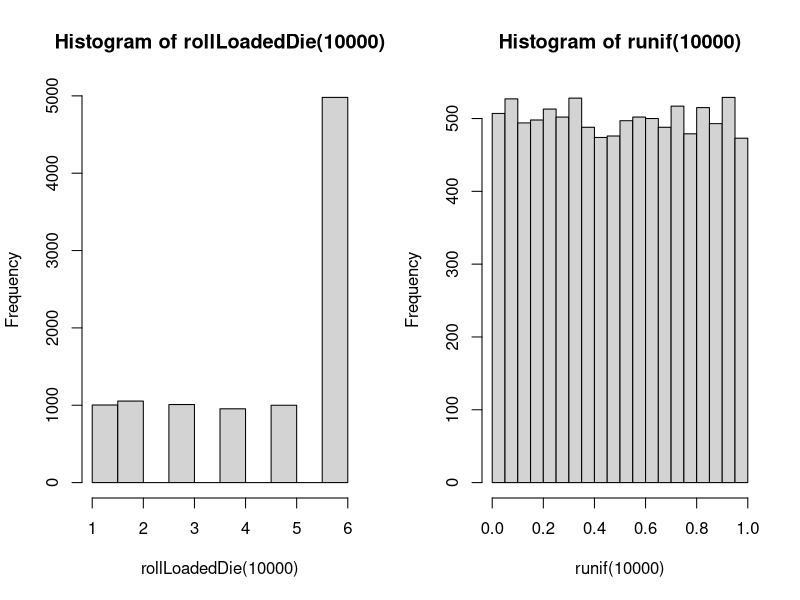
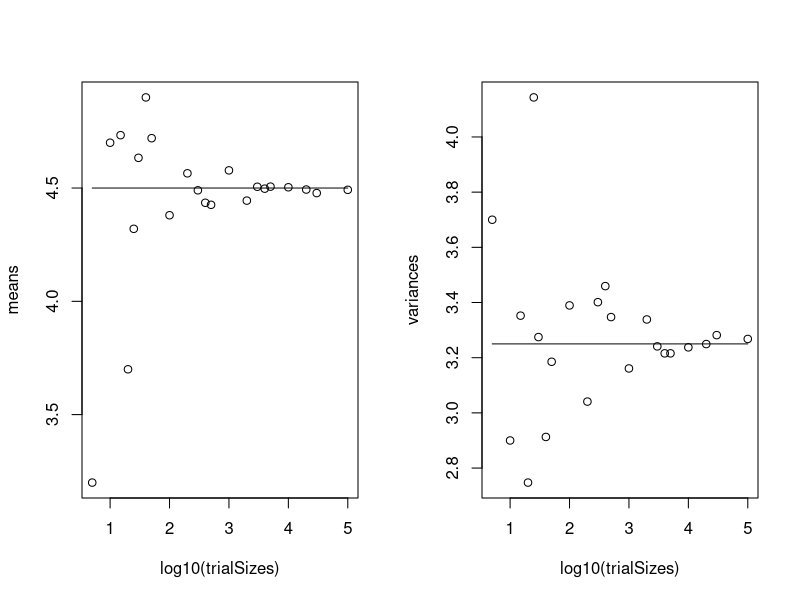

Write the R code that produced these figures, in order.
## ---- chunk 1
knitr::opts_chunk$set(echo = TRUE)
## ---- chunk 2
# mean
diceNumbers = seq(1,6)
diceProb = c(rep(0.1,5), 0.5)
diceMean = sum(diceNumbers * diceProb)

#variance
diceVariance = 0
for (i in 1:6){
  diceVariance = diceVariance + (diceProb[i] * ((diceNumbers[i] - diceMean)**2))
}

diceMean
diceVariance
## ---- chunk 3
rollLoadedDie <- function(rolls){
  outputVector = c()
  for (i in 1:rolls){
    outputVector[i] = sample(1:6,1,prob = diceProb)
  }
  return(outputVector)
}
rollLoadedDie(10)
## ---- chunk 4
par(mfrow=c(1,2))
hist(rollLoadedDie(10000))
hist(runif(10000))
## ---- chunk 5
trialSizes = c(5, 10, 15, 20, 25, 30, 40, 50, 100, 200, 300, 400, 500, 1000, 2000, 3000, 4000, 5000, 10000, 20000, 30000, 100000)
means = c()
variances = c()

# trials
for (i in 1:length(trialSizes)){
  rolls = c()
  # make a vector of size trialSize[i]
  for (j in 1:trialSizes[i]){
    rolls[j] = sample(1:6, 1, prob = diceProb)
  }
  # mean/var of those trials
  means[i] = mean(rolls)
  variances[i] = var(rolls)
}

# plots 
par(mfrow=c(1,2))
plot(log10(trialSizes), means)
lines(log10(trialSizes), rep(diceMean, length(trialSizes)))
plot(log10(trialSizes), variances)
lines(log10(trialSizes), rep(diceVariance, length(trialSizes)))
